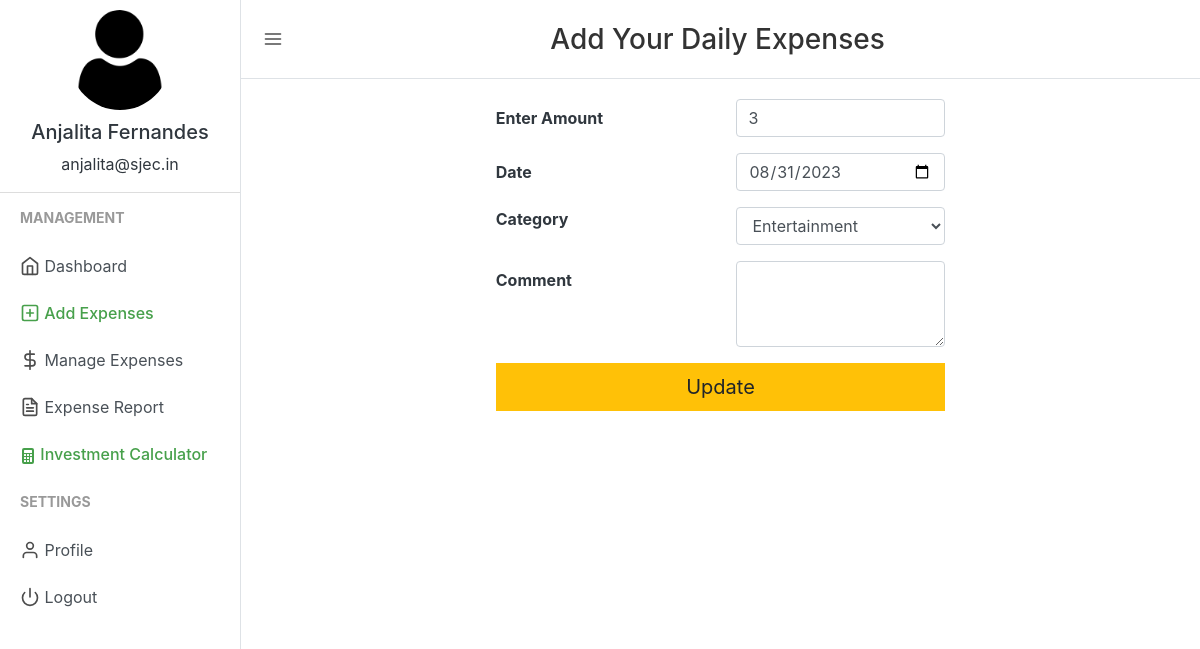
The page /add_expense.php?edit=102 (signed in) on the database its author committed.
### tables this page shows
CREATE TABLE `users` (
  `user_id` int(11) NOT NULL,
  `firstname` varchar(50) NOT NULL,
  `lastname` varchar(25) NOT NULL,
  `email` varchar(50) NOT NULL,
  `password` varchar(50) NOT NULL
);

CREATE TABLE `expenses` (
  `expense_id` int(20) NOT NULL,
  `user_id` varchar(15) NOT NULL,
  `expense` int(20) NOT NULL,
  `expensedate` varchar(15) NOT NULL,
  `expensecategory` varchar(50) NOT NULL,
  `expensecomment` varchar(255) DEFAULT NULL
);

### session.php (called while the page is built, shortened)
<?php
include("config.php");
$sess_email = $_SESSION["email"];
$sql = "SELECT user_id, firstname, lastname, email FROM users WHERE email = '$sess_email'";
$result = $con->query($sql);
if ($result->num_rows > 0) {
  while($row = $result->fetch_assoc()) {
    $userid=$row["user_id"];
    $username =$row["firstname"]." ".$row["lastname"];
    $useremail=$row["email"];
  }
} else {
    $userid="798";
    $username ="SJEC";
    $useremail="mailid@domain.com";
}
?>

### add_expense.php (the view, shortened to what this page needs)
<?php
include("session.php");
$update = false;
$del = false;
$expenseamount = "";
$expensedate = date("Y-m-d");
$expensecategory = "";
if (isset($_GET['edit'])) {
    $id = $_GET['edit'];
    $update = true;
    $record = mysqli_query($con, "SELECT * FROM expenses WHERE user_id='$userid' AND expense_id=$id");
    if (mysqli_num_rows($record) == 1) {
        $n = mysqli_fetch_array($record);
        $expenseamount = $n['expense'];
        $expensedate = $n['expensedate'];
        $expensecategory = $n['expensecategory'];
    } else {
        echo ("WARNING: AUTHORIZATION ERROR: Trying to Access Unauthorized data");
    }
}
?>
<!DOCTYPE html>
<html lang="en">
<head>
        <link href="css/bootstrap.css" rel="stylesheet">
        <link href="css/style.css" rel="stylesheet">
</head>
<body>
    <div class="d-flex" id="wrapper">
    <div class="border-right" id="sidebar-wrapper">
      <div class="user">
        <img class="img img-fluid rounded-circle" src="uploads/user.png" width="120">
        <h5><?php echo $username ?></h5>
        <p><?php echo $useremail ?></p>
      </div>
      <div class="sidebar-heading">Management</div>
      <div class="list-group list-group-flush">
        <a href="index.php" class="list-group-item list-group-item-action"><span data-feather="home"></span> Dashboard</a>
        <a href="add_expense.php" class="list-group-item list-group-item-action sidebar-active"><span data-feather="plus-square"></span> Add Expenses</a>
        <a href="manage_expense.php" class="list-group-item list-group-item-action "><span data-feather="dollar-sign"></span> Manage Expenses</a>
        <a href="expensereport.php" class="list-group-item list-group-item-action"><span data-feather="file-text"></span> Expense Report</a>
        <a href="investment_calculator.php" class="list-group-item list-group-item-action sidebar-active"> Investment Calculator</a>
      </div>
      <div class="sidebar-heading">Settings </div>
      <div class="list-group list-group-flush">
        <a href="profile.php" class="list-group-item list-group-item-action "><span data-feather="user"></span> Profile</a>
        <a href="logout.php" class="list-group-item list-group-item-action "><span data-feather="power"></span> Logout</a>
      </div>
    </div>
        <div id="page-content-wrapper">
            <nav class="navbar navbar-expand-lg navbar-light  border-bottom">
                <button class="toggler" type="button" id="menu-toggle" aria-expanded="false">
                    <span data-feather="menu"></span>
                </button>
                <div class="col-md-12 text-center">
    <h3 class="try">Add Your Daily Expenses</h3>
</div>
            </nav>
            <div class="container">
                <div class="row ">
                    <div class="col-md-3"></div>
                    <div class="col-md" style="margin:0 auto;">
                        <form action="" method="POST">
                            <div class="form-group row" style="margin-top: 20px;">
                                <label for="expenseamount" class="col-sm-6 col-form-label"><b>Enter Amount</b></label>
                                <div class="col-md-6">
                                    <input type="number" class="form-control col-sm-12" value="<?php echo $expenseamount; ?>" id="expenseamount" name="expenseamount" required>
                                </div>
                            </div>
                            <div class="form-group row">
                                <label for="expensedate" class="col-sm-6 col-form-label"><b>Date</b></label>
                                <div class="col-md-6">
                                    <input type="date" class="form-control col-sm-12" value="<?php echo $expensedate; ?>" name="expensedate" id="expensedate" required>
                                </div>
                            </div>
<fieldset class="form-group">
    <div class="row">
        <label class="col-form-label col-sm-6 pt-0"><b>Category</b></label>
        <div class="col-md">
            <select class="form-control" id="expensecategory" name="expensecategory" required>
                <?php
                $categories_query = "SELECT * FROM expense_categories";
                $categories_result = mysqli_query($con, $categories_query);
                while ($row = mysqli_fetch_assoc($categories_result)) {
                    $category_name = $row['category_name'];
                    $selected = ($category_name === $expensecategory) ? 'selected' : '';
                    echo "<option value=\"$category_name\" $selected>$category_name</option>";
                }
                ?>
            </select>
        </div>
    </div>
</fieldset>
<div class="form-group row">
    <label for="expensecomment" class="col-sm-6 col-form-label"><b>Comment</b></label>
    <div class="col-md-6">
        <textarea class="form-control col-sm-12" id="expensecomment" name="expensecomment" rows="3"></textarea>
    </div>
</div>
                            <div class="form-group row">
                                <div class="col-md-12 text-right">
                                    <?php if ($update == true) : ?>
                                        <button class="btn btn-lg btn-block btn-warning" style="border-radius: 0%;" type="submit" name="update">Update</button>
                                    <?php elseif ($del == true) : ?>
                                        <button class="btn btn-lg btn-block btn-danger" style="border-radius: 0%;" type="submit" name="delete">Delete</button>
                                    <?php else : ?>
                                        <button type="submit" name="add" class="btn btn-lg btn-block btn-success" style="border-radius: 0%;">Add Expense</button>
                                    <?php endif ?>
                                </div>
                            </div>
                        </form>
                    </div>
                    <div class="col-md-3"></div>
                </div>
            </div>
        </div>
    </div>
</body>
</html>

### css/style.css (style rules this page uses)
body { background-color: #e4d6d6; }
.feather { width: 20px; height: 20px; stroke: #4d4d4d; stroke-width: 2; stroke-linecap: round; stroke-linejoin: round; fill: none; vertical-align: text-bottom; }
.list-group { background-color: #120718; }
.list-group-item { border: none; }
.user { text-align: center; border-bottom: 1px solid #ddd; }
.user img { padding: 10px; }
.toggler { color: #000; background-color: #fff; border: none; outline: none; }
.sidebar-active { color: #47a04b; font-weight: 500; }
.sidebar-active .feather { stroke: #47a04b; font-weight: 500; }
#wrapper { overflow-x: hidden; background-color: #fff; }
#sidebar-wrapper { min-height: 100vh; margin-left: -15rem; -webkit-transition: margin 0.25s ease-out; -moz-transition: margin 0.25s ease-out; -o-transition: margin 0.25s ease-out; transition: margin 0.25s ease-out; }
#sidebar-wrapper .sidebar-heading { padding: 0.875rem 1.25rem; font-size: 14px; font-weight: bold; text-transform: uppercase; color: #999; }
#sidebar-wrapper .list-group { width: 15rem; }
#page-content-wrapper { min-width: 100vw; }
@media (min-width: 768px) { #sidebar-wrapper { margin-left: 0; } }
@media (min-width: 768px) { #page-content-wrapper { min-width: 0; width: 100%; } }

### add_expense.php (style rules this page uses)
.try { font-size: 28px; color: #333; padding: 15px 70px 5px 0px; }

### rows shown on the page
users: username "Anjalita Fernandes", email "anjalita@sjec.in"
expenses: expenseamount "3", expensedate "08/31/2023"

### other values the page prints
form field expensecategory "Entertainment"
